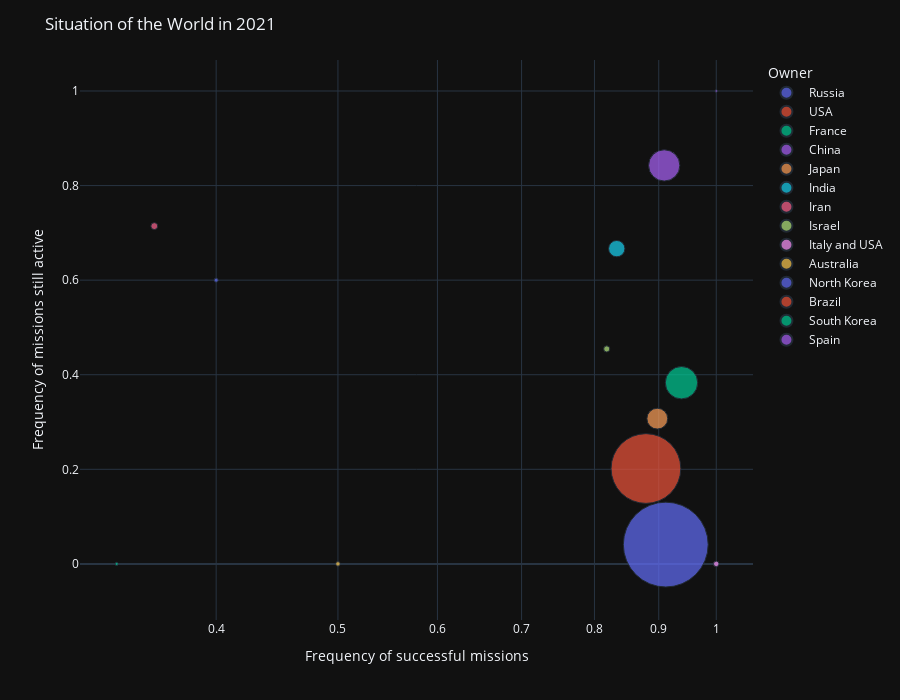

Notebook code for this chart:
### Code cell
fig = px.scatter(df_success, x="MissionRatio", y="RocketRatio",
                 size="dim", color=df_success.index, log_x=True, size_max=60, height=700)
fig.update_layout(title='Situation of the World in 2021',
                   xaxis_title='Frequency of successful missions', yaxis_title='Frequency of missions still active', template='plotly_dark')
fig.show()

### Figure 1 — Plotly figure (JSON) as saved in the notebook; plotly's stock layout.template omitted (floating-point values rounded to 4 significant figures)
{"data": [{"hovertemplate": "Owner= Russia<br>MissionRatio=%{x}<br>RocketRatio=%{y}<br>dim=%{marker.size}<extra></extra>", "legendgroup": " Russia", "marker": {"color": "#636efa", "size": [2105], "sizemode": "area", "sizeref": 0.5847, "symbol": "circle"}, "mode": "markers", "name": " Russia", "orientation": "v", "showlegend": true, "type": "scatter", "x": [0.9116], "xaxis": "x", "y": [0.04086], "yaxis": "y"}, {"hovertemplate": "Owner= USA<br>MissionRatio=%{x}<br>RocketRatio=%{y}<br>dim=%{marker.size}<extra></extra>", "legendgroup": " USA", "marker": {"color": "#EF553B", "size": [1423], "sizemode": "area", "sizeref": 0.5847, "symbol": "circle"}, "mode": "markers", "name": " USA", "orientation": "v", "showlegend": true, "type": "scatter", "x": [0.8791], "xaxis": "x", "y": [0.2017], "yaxis": "y"}, {"hovertemplate": "Owner= France<br>MissionRatio=%{x}<br>RocketRatio=%{y}<br>dim=%{marker.size}<extra></extra>", "legendgroup": " France", "marker": {"color": "#00cc96", "size": [308], "sizemode": "area", "sizeref": 0.5847, "symbol": "circle"}, "mode": "markers", "name": " France", "orientation": "v", "showlegend": true, "type": "scatter", "x": [0.9383], "xaxis": "x", "y": [0.3831], "yaxis": "y"}, {"hovertemplate": "Owner= China<br>MissionRatio=%{x}<br>RocketRatio=%{y}<br>dim=%{marker.size}<extra></extra>", "legendgroup": " China", "marker": {"color": "#ab63fa", "size": [286], "sizemode": "area", "sizeref": 0.5847, "symbol": "circle"}, "mode": "markers", "name": " China", "orientation": "v", "showlegend": true, "type": "scatter", "x": [0.9091], "xaxis": "x", "y": [0.8427], "yaxis": "y"}, {"hovertemplate": "Owner= Japan<br>MissionRatio=%{x}<br>RocketRatio=%{y}<br>dim=%{marker.size}<extra></extra>", "legendgroup": " Japan", "marker": {"color": "#FFA15A", "size": [127], "sizemode": "area", "sizeref": 0.5847, "symbol": "circle"}, "mode": "markers", "name": " Japan", "orientation": "v", "showlegend": true, "type": "scatter", "x": [0.8976], "xaxis": "x", "y": [0.3071], "yaxis": "y"}, {"hovertemplate": "Owner= India<br>MissionRatio=%{x}<br>RocketRatio=%{y}<br>dim=%{marker.size}<extra></extra>", "legendgroup": " India", "marker": {"color": "#19d3f3", "size": [78], "sizemode": "area", "sizeref": 0.5847, "symbol": "circle"}, "mode": "markers", "name": " India", "orientation": "v", "showlegend": true, "type": "scatter", "x": [0.8333], "xaxis": "x", "y": [0.6667], "yaxis": "y"}, {"hovertemplate": "Owner= Iran<br>MissionRatio=%{x}<br>RocketRatio=%{y}<br>dim=%{marker.size}<extra></extra>", "legendgroup": " Iran", "marker": {"color": "#FF6692", "size": [14], "sizemode": "area", "sizeref": 0.5847, "symbol": "circle"}, "mode": "markers", "name": " Iran", "orientation": "v", "showlegend": true, "type": "scatter", "x": [0.3571], "xaxis": "x", "y": [0.7143], "yaxis": "y"}, {"hovertemplate": "Owner= Israel<br>MissionRatio=%{x}<br>RocketRatio=%{y}<br>dim=%{marker.size}<extra></extra>", "legendgroup": " Israel", "marker": {"color": "#B6E880", "size": [11], "sizemode": "area", "sizeref": 0.5847, "symbol": "circle"}, "mode": "markers", "name": " Israel", "orientation": "v", "showlegend": true, "type": "scatter", "x": [0.8182], "xaxis": "x", "y": [0.4545], "yaxis": "y"}, {"hovertemplate": "Owner= Italy and USA<br>MissionRatio=%{x}<br>RocketRatio=%{y}<br>dim=%{marker.size}<extra></extra>", "legendgroup": " Italy and USA", "marker": {"color": "#FF97FF", "size": [9], "sizemode": "area", "sizeref": 0.5847, "symbol": "circle"}, "mode": "markers", "name": " Italy and USA", "orientation": "v", "showlegend": true, "type": "scatter", "x": [1.0], "xaxis": "x", "y": [0.0], "yaxis": "y"}, {"hovertemplate": "Owner= Australia<br>MissionRatio=%{x}<br>RocketRatio=%{y}<br>dim=%{marker.size}<extra></extra>", "legendgroup": " Australia", "marker": {"color": "#FECB52", "size": [6], "sizemode": "area", "sizeref": 0.5847, "symbol": "circle"}, "mode": "markers", "name": " Australia", "orientation": "v", "showlegend": true, "type": "scatter", "x": [0.5], "xaxis": "x", "y": [0.0], "yaxis": "y"}, {"hovertemplate": "Owner= North Korea<br>MissionRatio=%{x}<br>RocketRatio=%{y}<br>dim=%{marker.size}<extra></extra>", "legendgroup": " North Korea", "marker": {"color": "#636efa", "size": [5], "sizemode": "area", "sizeref": 0.5847, "symbol": "circle"}, "mode": "markers", "name": " North Korea", "orientation": "v", "showlegend": true, "type": "scatter", "x": [0.4], "xaxis": "x", "y": [0.6], "yaxis": "y"}, {"hovertemplate": "Owner= Brazil<br>MissionRatio=%{x}<br>RocketRatio=%{y}<br>dim=%{marker.size}<extra></extra>", "legendgroup": " Brazil", "marker": {"color": "#EF553B", "size": [3], "sizemode": "area", "sizeref": 0.5847, "symbol": "circle"}, "mode": "markers", "name": " Brazil", "orientation": "v", "showlegend": true, "type": "scatter", "x": [0.0], "xaxis": "x", "y": [1.0], "yaxis": "y"}, {"hovertemplate": "Owner= South Korea<br>MissionRatio=%{x}<br>RocketRatio=%{y}<br>dim=%{marker.size}<extra></extra>", "legendgroup": " South Korea", "marker": {"color": "#00cc96", "size": [3], "sizemode": "area", "sizeref": 0.5847, "symbol": "circle"}, "mode": "markers", "name": " South Korea", "orientation": "v", "showlegend": true, "type": "scatter", "x": [0.3333], "xaxis": "x", "y": [0.0], "yaxis": "y"}, {"hovertemplate": "Owner= Spain<br>MissionRatio=%{x}<br>RocketRatio=%{y}<br>dim=%{marker.size}<extra></extra>", "legendgroup": " Spain", "marker": {"color": "#ab63fa", "size": [2], "sizemode": "area", "sizeref": 0.5847, "symbol": "circle"}, "mode": "markers", "name": " Spain", "orientation": "v", "showlegend": true, "type": "scatter", "x": [1.0], "xaxis": "x", "y": [1.0], "yaxis": "y"}], "layout": {"height": 700, "legend": {"itemsizing": "constant", "title": {"text": "Owner"}, "tracegroupgap": 0}, "margin": {"t": 60}, "title": {"text": "Situation of the World in 2021"}, "xaxis": {"anchor": "y", "domain": [0.0, 1.0], "title": {"text": "Frequency of successful missions"}, "type": "log"}, "yaxis": {"anchor": "x", "domain": [0.0, 1.0], "title": {"text": "Frequency of missions still active"}}}}
